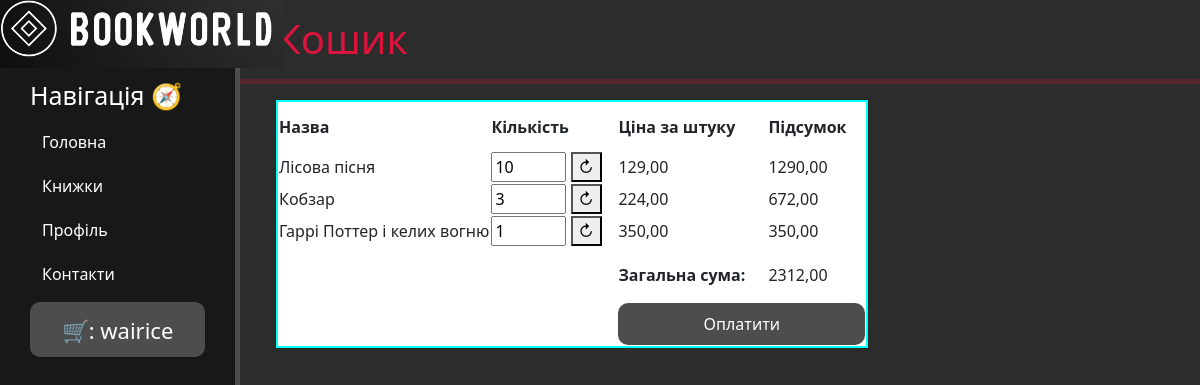
The app's page /books/cart/ (signed in) with its own data.
### books/models.py (models this page shows, shortened)
class CartItem(models.Model):
    cart = models.ForeignKey(Cart, on_delete=models.CASCADE)
    book = models.ForeignKey(Bookks, on_delete=models.CASCADE)
    quantity = models.PositiveIntegerField(default=1)
    def subtotal(self):
        return self.book.priсe * self.quantity

class Bookks(models.Model):
    GENRE_CHOICES = [
        ('fiction', 'Художня література'),
        ('sci-fi', 'Наукова фантастика'),
        ('fantasy', 'Фентезі'),
        ('detective', 'Детектив'),
    ]
    title = models.CharField('Назва', max_length=50)
    genre = models.CharField('Жанр', max_length=50, choices=GENRE_CHOICES)
    author = models.CharField('Автор', max_length=50)
    priсe = models.DecimalField('Ціна', max_digits=10, decimal_places=2)
    full_text = models.TextField('Опис')
    date = models.DateTimeField('Дата публікації')
    class Meta:
        verbose_name = 'Книжка'
        verbose_name_plural = 'Книжки'

### books/views.py (the view)
# urls.py: path('cart/', views.cart, name='cart'),
@login_required
def cart(request):
    cart_items = CartItem.objects.filter(cart__user=request.user)
    total = sum(item.subtotal() for item in cart_items)
    return render(request, 'books/cart.html', {'cart_items': cart_items, 'total': total})

### books/templates/books/cart.html (shortened to what this page needs)
{% extends 'money/layout.html' %}
{% block content %}
<div>
    <h1>Кошик</h1>
    <table>
        <hr>
        <thead>
        <tr>
            <th style="min-width: 150px; max-width: 250px; height: 50px;">Назва</th>
            <th style="width: 100px; height: 50px;">Кількість</th>
            <th style="width: 150px; height: 50px;">Ціна за штуку</th>
            <th style="width: 100px; height: 50px;">Підсумок</th>
        </tr>
        </thead>
        <tbody>
        {% for item in cart_items %}
        <tr>
            <td>{{ item.book.title }}</td>
            <td>
                <form method="POST" style="margin: 0; width: 125px" action="{% url 'update_cart' item.id %}">
                    <input type="number" style="width: 75px" name="quantity" value="{{ item.quantity }}" min="0">
                    <button type="submit">↻</button>
                </form>
            </td>
            <td>{{ item.book.priсe }}</td>
            <td>{{ item.subtotal }}</td>
        </tr>
        {% endfor %}
        <tr>
            <td colspan="2"></td>
            <td style="height: 55px"><strong>Загальна сума:</strong></td>
            <td>{{ total }}</td>
        </tr>
        <tr>
            <td colspan="2"></td>
            <td colspan="2">
                {% include 'books/btn_pay.html' %}
            </td>
        </tr>
        </tbody>
    </table>
</div>
{% endblock %}

### users/templates/users/btn_regist.html (shortened to what this page needs)
{% if user.is_authenticated %}
<div>
    <a href="{% url 'cart' %}" style="font-size: 22px; overflow: hidden;text-overflow: ellipsis;"
       class="btn btn-styled">
        🛒: {{ user.username }}
    </a>
</div>
{% else %}
<div>
    <a href="{% url 'home_regist' %}" style="font-size: 22px" class="btn btn-styled">
        Login / Signin
    </a>
</div>
{% endif %}

### money/static/money/css/money.css (style rules this page uses)
body { background: #2c2c2c; }
form { margin-left: 28%; width: 500px; margin-top: 50px; }

### money/templates/money/layout.html (style rules this page uses)
a { text-decoration: none; }

### users/templates/users/btn_regist.html (style rules this page uses)
.btn-styled { width: 100%; height: 55px; line-height: 2.5; padding: 0 20px; font-size: 1rem; text-align: center; white-space: nowrap; color: #fff; border-radius: 10px; background-color: #4d4d4d; }

### books/templates/books/cart.html (style rules this page uses)
table { background: white; margin-left: 23%; border-collapse: collapse; border: 2px solid aqua; }
h1 { margin-left: 23%; margin-top: 15px; color: crimson; }
hr { margin-left: 20%; color: rgba(220, 20, 60, 0.96); border-width: 5px; }

### records on screen
CartItem: book "Лісова пісня", quantity "10", book.priсe "129,00", subtotal "1290,00"
CartItem: book "Кобзар", quantity "3", book.priсe "224,00", subtotal "672,00"
CartItem: book "Гаррі Поттер і келих вогню", quantity "1", book.priсe "350,00", subtotal "350,00"

### other values on screen
{{ user.username }} "wairice"
{{ total }} "2312,00"
